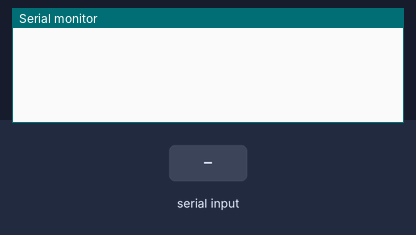
The sketch below on a simulated Arduino Uno, built with avr-gcc and run on an emulated ATmega328P. On the bench: the last lines printed to the serial monitor. Inputs (shaded band) come from the test bench.

Above: at 1.2 s.
1.3 s: "1" received over Serial
At 2.5 s:
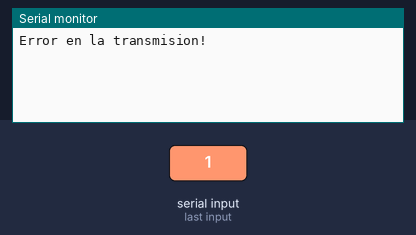
2.8 s: "0" received over Serial
At 3.9 s:
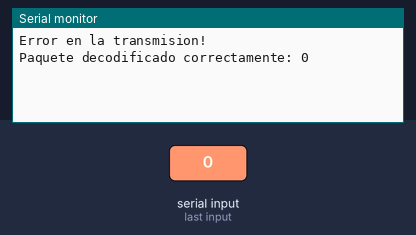

The sketch:

decodec_1.ino
```cpp
void setup() {
  // Configurar el registro ADCSRA para ajustar el tiempo de muestreo
  ADCSRA |= (1 << ADPS2) | (1 << ADPS0);

  // Configurar el puerto serial para la transmisión a 9600 baudios, 8 bits de datos, sin paridad
  Serial.begin(9600,SERIAL_8N1);
}

void loop() {
  // Wait for data to be available on the serial port
  while (!Serial.available()) {
    // Do nothing
  }

  // Read the incoming byte
  uint8_t encoded_packet = Serial.read();

  // Extract original packet and parity bits
  uint8_t packet = encoded_packet & 0b00001111;
  bool p1 = encoded_packet >> 7;
  bool p2 = (encoded_packet >> 6) & 1;
  bool p3 = (encoded_packet >> 5) & 1;
  bool p4 = (encoded_packet >> 4) & 1;

  // Calculate new parity bits
  bool np1 = (packet >> 3) ^ (packet >> 2) ^ (packet >> 1) ^ packet ^ p2 ^ p3 ^ p4;
  bool np2 = (packet >> 2) ^ (packet >> 1) ^ packet ^ p1 ^ p3 ^ p4;
  bool np3 = (packet >> 1) ^ packet ^ p1 ^ p2 ^ p4;
  bool np4 = packet ^ p1 ^ p2 ^ p3;

  // Check for errors
  if (p1 != np1 || p2 != np2 || p3 != np3 || p4 != np4) {
    Serial.println("Error en la transmision!");
  } else {
    Serial.println("Paquete decodificado correctamente: " + String(packet, BIN));
  }
}
```

Measured:
- after the input at 1.3 s, the serial monitor: prints a new line at once (image 1)
- after the input at 2.8 s, the serial monitor: prints a new line at once (image 2)
